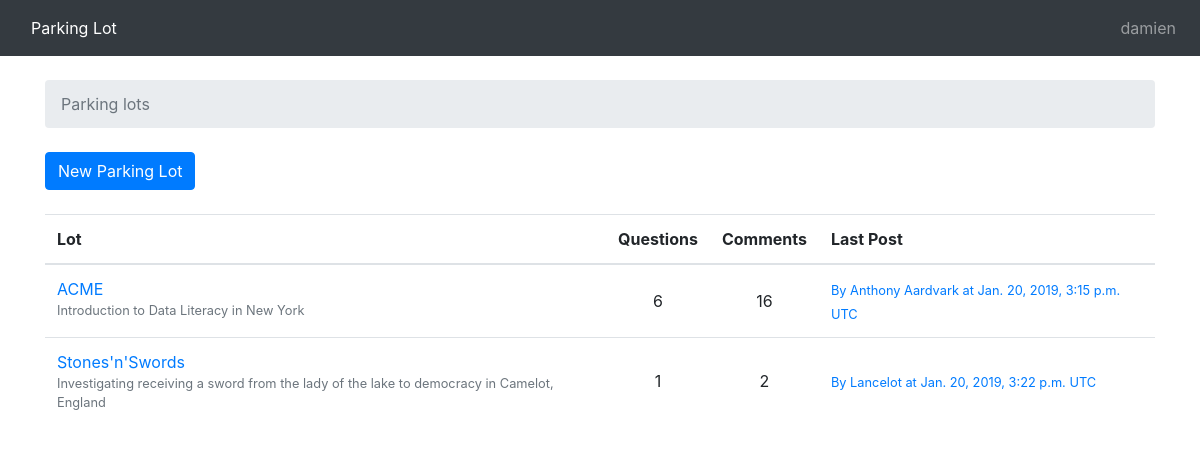
Screenshot of /lots/ (signed in) with the database file from the repository.
### lot/models.py (models this page shows, shortened)
class Lot(models.Model):
    group_name = models.CharField(max_length=30, unique=True)
    description = models.CharField(max_length=100)
    location = models.CharField(max_length=100)
    start_date = models.DateField(null=True)
    end_date = models.DateField(null=True)
    slug = models.SlugField(unique=True)
    timezone = models.CharField(max_length=100, choices=TIMEZONE_CHOICES,
                                default='America/Los_Angeles')
    def get_comments_count(self):
        return Post.objects.filter(question__lot=self).count()
    def get_last_comment(self):
        return (Post.objects.filter(question__lot=self)
                .order_by('-created_at')
                .first())

class Post(models.Model):
    message = models.TextField(max_length=4000)
    question = models.ForeignKey(Question, related_name='posts',
                                 on_delete=models.CASCADE)
    created_at = models.DateTimeField(auto_now_add=True)
    updated_at = models.DateTimeField(null=True)
    created_by = models.ForeignKey(User, null=True, related_name='posts',
                                   on_delete=models.CASCADE)
    updated_by = models.ForeignKey(User, null=True, related_name='+',
                                   on_delete=models.CASCADE)
    created_name = models.CharField(max_length=100)
    updated_name = models.CharField(max_length=100)

### lot/views.py (the view)
# urls.py: path('lots/', views.LotListView.as_view(), name='list_lots'),
@method_decorator(login_required(login_url='/login/'), name='dispatch')
class LotListView(ListView):
    model = Lot
    context_object_name = 'lots'
    template_name = 'list_lots.html'
    def get_queryset(self):
        return Lot.objects.all().order_by('-start_date')

### templates/list_lots.html
{% extends 'base.html' %}
{% block breadcrumb %}
  <li class="breadcrumb-item active">Parking lots</li>
{% endblock %}
{% block content %}
  <div class="mb-4">
      <a href="{% url 'create_lot' %}" class="btn btn-primary">New Parking Lot</a>
  </div>
  <table class="table">
    <thead class="thead inverse">
      <tr>
        <th>Lot</th>
        <th class='text-center'>Questions</th>
        <th class='text-center'>Comments</th>
        <th>Last Post</th>
        </tr>
    </thead>
    <tbody>
      {% for lot in lots %}
      <tr>
          <td>
              <a href="{% url 'list_questions' lot.slug %}">{{lot.group_name}}</a>
              <small class="text-muted d-block">{{ lot.description }} in {{lot.location}}</small>
        </td>
        <td class="text-center align-middle">
            {{ lot.questions.count }}
        </td>
        <td class="text-center align-middle">
            {{ lot.get_comments_count }}
        </td>
        <td class="align-middle">
            {% with post=lot.get_last_comment %}
            {% if post %}
            <small>
                <a href="{% url 'question_comments' post.question.lot.slug post.question.pk %}">
                    By {{ post.created_name }} at {{post.created_at}} UTC
                </a>
            </small>
            {% else %}
              <small class="text-muted">
                  <em>No comments yet</em>
              </small>
              {% endif %}
            {% endwith %}
        </td>
      </tr>
      {% endfor %}
    </tbody>
  </table>
{% endblock %}

### templates/base.html (shortened to what this page needs)
{% load static %}<!DOCTYPE html>
<html>
    <head>
        <link rel="stylesheet" href="{% static 'css/bootstrap.min.css' %}">
    </head>
    <body>
        {% block body %}
        <nav class="navbar navbar-expand-lg navbar-dark bg-dark">
            <div class="container text-white">
                Parking Lot
            </div>
            <div class="collapse navbar-collapse" id="mainMenu">
                <ul class="navbar-nav ml-auto">
                    <li class="nav-item">
                        <span class="nav-link">
                            {% if user.username %}
                            {{user.username}}
                            {% else %}
                            {{ request.session.name|default:"Anonymous" }}
                            {% endif %}
                        </span>
                    </li>
                </ul>
            </div>
        </nav>
        <div class="container">
            <ol class="breadcrumb my-4">
                {% block breadcrumb %}
                {% endblock %}
            </ol>
            {% block content %}
            {% endblock %}
        </div>
        {% endblock body %}
    </body>
</html>

### rows the page displays
Lot: group_name "ACME", description "Introduction to Data Literacy", location "New York", questions.count "6", get_comments_count "16", get_last_comment.created_name "Anthony Aardvark", get_last_comment.created_at "Jan. 20, 2019, 3:15 p.m."
Lot: group_name "Stones'n'Swords", description "Investigating receiving a sword from the lady of the lake to democracy", location "Camelot, England", questions.count "1", get_comments_count "2", get_last_comment.created_name "Lancelot", get_last_comment.created_at "Jan. 20, 2019, 3:22 p.m."

### other values shown
{{ user.username }} "damien"
